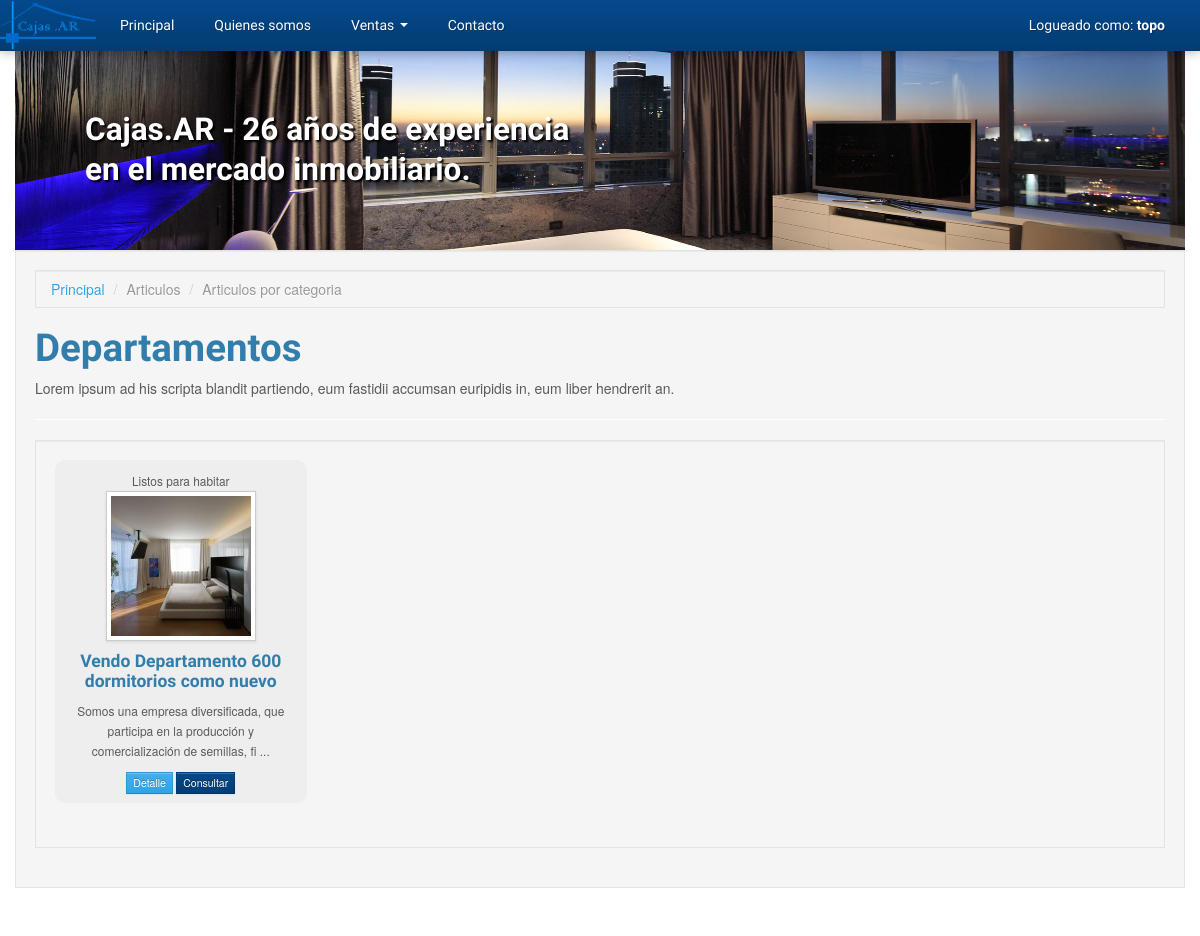
Page /index.php?page=articles-by-category&id=1 (signed in) on the committed database.
### tables this page shows
CREATE TABLE IF NOT EXISTS `article_categories` (
  `id_article_category` int(8) NOT NULL AUTO_INCREMENT,
  `name` varchar(32) NOT NULL,
  PRIMARY KEY (`id_article_category`)
);

CREATE TABLE IF NOT EXISTS `articles` (
  `id_article` int(8) NOT NULL AUTO_INCREMENT,
  `id_article_category` int(2) NOT NULL,
  `id_article_type` int(2) NOT NULL,
  `id_author` int(2) NOT NULL,
  `title` varchar(128) NOT NULL,
  `description` text,
  `location` varchar(128) DEFAULT NULL,
  `address` varchar(64) DEFAULT NULL,
  `price` float DEFAULT NULL,
  PRIMARY KEY (`id_article`),
  KEY `id_article_category` (`id_article_category`),
  KEY `id_article_type` (`id_article_type`),
  KEY `id_author` (`id_author`)
);

CREATE TABLE IF NOT EXISTS `article_types` (
  `id_article_type` int(8) NOT NULL AUTO_INCREMENT,
  `name` varchar(64) NOT NULL,
  PRIMARY KEY (`id_article_type`)
);

### includes/mysqldb.php (called while the page is built, shortened)
<?php
class MySQLConnection
{
    private $_dbLink, $_queryResponse;
    public function connect($user, $pass, $host, $database)
    {
        $this->_dbLink = mysqli_connect($host, $user, $pass);
        mysqli_select_db($this->_dbLink, $database);
    }
    public function query($query)
    {
        $this->_queryResponse = mysqli_query($this->_dbLink, $query);
        return $this;
    }
    public function getResults()
    {
        $this->lastResult = array();
        if ($this->_queryResponse && !is_bool($this->_queryResponse)) {
            while ($response = mysqli_fetch_object($this->_queryResponse)) {
                $this->lastResult[] = $response;
            }
        }
        return $this->lastResult;
    }
    public function getOne()
    {
        $this->lastResult = null;
        if ($this->_queryResponse && !is_bool($this->_queryResponse)) {
            $this->lastResult = mysqli_fetch_object($this->_queryResponse);
        }
        return $this->lastResult;
    }
}

### includes/autoload.php (called while the page is built, shortened)
<?php
require_once dirname(__FILE__) . '/application.php';
require_once dirname(__FILE__) . '/mysqldb.php';
require_once dirname(__FILE__) . '/inputdata.php';
$app = new Application(
    new MySQLConnection(MYSQL_USER, MYSQL_PASS, MYSQL_HOST, MYSQL_DATABASE),
    new InputData()
);

### includes/application.php (called while the page is built, shortened)
<?php
class Application
{
    protected $db;
    public function __construct(MySQLConnection $db, InputData $io)
    {
        $this->db = $db;
        $this->io = $io;
    }
    public function getArticleCategory($categoryId)
    {
        $categoryId = (int) $categoryId;
        $queryString = ""
            . "SELECT * FROM article_categories "
            . "WHERE article_categories.id_article_category = '{$categoryId}' "
            . "LIMIT 1";
        return $this->db->query($queryString)->getOne();
    }
    public function getArticlesByCategory($categoryId, $limit = 4, $except = null)
    {
        $categoryId = (int) $categoryId;
        $limit = (int) $limit;
        $except = (int) $except;
        $queryString = ""
            . "SELECT articles.*, "
                . "users.username, "
                . "article_types.name AS article_type, "
                . "article_categories.name AS article_category "
            . "FROM articles "
                . "INNER JOIN article_categories ON articles.id_article_category = article_categories.id_article_category "
                . "INNER JOIN article_types ON articles.id_article_type = article_types.id_article_type "
                . "INNER JOIN users ON articles.id_author = users.id_user "
            . "WHERE articles.id_article_category='{$categoryId}' AND articles.id_article != '{$except}' "
            . "ORDER BY articles.id_article_type, articles.id_article DESC LIMIT {$limit}";
        return $this->db->query($queryString)->getResults();
    }
    public function getImageByCategory($categoryId)
    {
        $images = array(
            '1' => 'assets/images/depto-mini.jpg',
            '2' => 'assets/images/parking-mini.jpg',
            '3' => 'assets/images/piso-mini.jpg',
            '4' => 'assets/images/local-mini.jpg',
        );
        return isset($images[$categoryId]) ? $images[$categoryId] : '';
    }
}

### includes/inputdata.php (called while the page is built, shortened)
<?php
class InputData
{
    private $_request, $_response, $_query, $_post, $_server, $_cookies;
    public function __construct()
    {
        $this->_query    = &$_GET;
    }
    public function getQuery($param = null, $default = null)
    {
        if ($param) {
            return isset($this->_query[$param]) ?
                $this->_query[$param] : $default;
        }
        return $this->_query;
    }
}

### includes/templates/content_articles_by_category.php (the view)
<?php
$categoryId = $app->io->getQuery('id');
$category = $app->getArticleCategory($categoryId);
$articles = $app->getArticlesByCategory($categoryId, 100);
?>
<div class="container ">
    <div class="well">
        <ul class="breadcrumb well">
            <li><a href="index.php?page=home">Principal</a> <span class="divider">/</span></li>
            <li class="active">Articulos <span class="divider">/</span></li>
            <li class="active">Articulos por categoria</li>
        </ul>
        <?php if (! $category) { ?>
            <h2>La categoria no existe</h2>
        <?php } else { ?>
            <h1><?php echo $category->name; ?></h1>
            <p>Lorem ipsum ad his scripta blandit partiendo, eum fastidii accumsan euripidis in, eum liber hendrerit an.</p>
            <hr />
            <div class="well">
                  <div class="row-fluid" >
                    <?php foreach($articles as $article) { ?>
                        <div class="span3 articulo">
                            <div><small><?php echo $article->article_type; ?></small></div>
                            <div><img class="img-polaroid" src="<?php echo $app->getImageByCategory($categoryId); ?>" /></div>
                            <h4><?php echo $article->title; ?></h4>
                            <p><?php echo substr($article->description, 0, 100); ?> ...</p>
                            <p>
                                <a class="btn btn-mini btn-primary" href="index.php?page=item&id=<?php echo $article->id_article; ?>">Detalle</a>
                                <a class="btn btn-mini btn-inverse" href="index.php?page=purchase&id=<?php echo $article->id_article; ?>">Consultar</a>
                            </p>
                        </div>
                    <?php } ?>
                </div>
            </div>
        <?php } ?>
	</div>
</div>

### assets/css/nuestro.css (style rules this page uses)
.input-prepend .add-on, .input-append .add-on, .btn, .modal, .dropdown-menu, .alert, .thumbnail, .well, input, select, textarea, .bootstrap-tagsinput { border-radius: 0px!important; }
.articulo { margin:auto; padding:10px; margin-bottom:25px; text-align:center; height:343px; overflow:hidden; background:#eee; border-radius: 10px; }
.articulo p { font-size:12px; }

### rows in the picture
article_categories: name "Departamentos"
articles: id_article_type.name "Listos para habitar", title "Vendo Departamento 600 dormitorios como nuevo", description "Somos una empresa diversificada, que participa en la producción y comercialización de semillas, fi"

### other values in the picture
$app->io->getSession('username') "topo"
